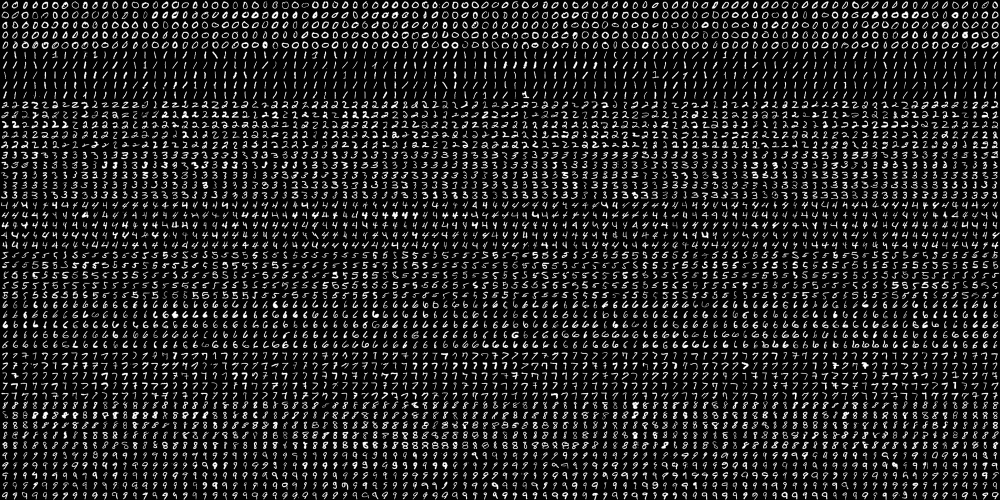
#> input picture src/lab7/Lab7_ML/digits.png, 2000 x 1000 px, found by its file name (shown at 1/2 size)
$ python lab7_1.py
#> lines starting #> are read from the running program, lines starting #| are printed output that depends on the picture
# Import required packages:
import cv2
import numpy as np
from sklearn.metrics import ConfusionMatrixDisplay
import matplotlib.pyplot as plt

def deskew(img):
	"""Pre-processing of the images"""
	m = cv2.moments(img)
	if abs(m['mu02']) < 1e-2:
		return img.copy()
	skew = m['mu11'] / m['mu02']
	M = np.float32([[1, skew, -0.5 * SIZE_IMAGE * skew], [0, 1, 0]])
	img = cv2.warpAffine(img, M, (SIZE_IMAGE, SIZE_IMAGE), flags=cv2.WARP_INVERSE_MAP | cv2.INTER_LINEAR)
	return img

def svm_init(C=12.5, gamma=0.50625):
	"""Creates empty model and assigns main parameters"""
	model = cv2.ml.SVM_create()
	model.setGamma(gamma)
	model.setC(C)
	model.setKernel(cv2.ml.SVM_RBF)
	model.setType(cv2.ml.SVM_C_SVC)
	model.setTermCriteria((cv2.TERM_CRITERIA_MAX_ITER, 100, 1e-6))
	return model

def svm_train(model, samples, responses):
	"""Trains the model using the samples and the responses"""
	model.train(samples, cv2.ml.ROW_SAMPLE, responses)
	return model

def load_digits_and_labels(big_image):
	""" Returns all the digits from the 'big' image and creates the corresponding labels for each image"""
#> called with big_image = 'src/lab7/Lab7_ML/digits.png'
	# Load the 'big' image containing all the digits:
	digits_img = cv2.imread(big_image, 0)
#> digits_img is the input picture: shape (1000, 2000); min 0, max 255, mean 33.8

	# Get all the digit images from the 'big' image:
	number_rows = digits_img.shape[1] / SIZE_IMAGE
#> number_rows = 100
	rows = np.vsplit(digits_img, digits_img.shape[0] / SIZE_IMAGE)
#> rows = 50 items

	digits = []
	for row in rows:
		row_cells = np.hsplit(row, number_rows)
		for digit in row_cells:
			digits.append(digit)
#> this loop made 50 passes
#> after the loop, digits = 5000 items
	digits = np.array(digits)

	# Create the labels for each image:
	labels = np.repeat(np.arange(NUMBER_CLASSES), len(digits) / NUMBER_CLASSES)
#> labels = 5000 values from 0 to 9
	return digits, labels

def plot_confusion_matrices(model, X_train, y_train, X_test, y_test):
	"""Plot confusion matrices for both training and testing data"""

	# Get predictions for training and testing data
	y_train_pred = model.predict(X_train)[1].ravel()
	y_test_pred = model.predict(X_test)[1].ravel()

	# Create figure with two subplots
	fig, (ax1, ax2) = plt.subplots(1, 2, figsize=(15, 6))

	# Plot training confusion matrix
	ConfusionMatrixDisplay.from_predictions(
		y_train,
		y_train_pred,
		ax=ax1,
		cmap='Blues',
		normalize='true',
		display_labels=range(10)
	)
	ax1.set_title('Matriz de Confusión (Training)')

	# Plot testing confusion matrix
	ConfusionMatrixDisplay.from_predictions(
		y_test,
		y_test_pred,
		ax=ax2,
		cmap='Blues',
		normalize='true',
		display_labels=range(10)
	)
	ax2.set_title('Matriz de Confusión (Testing)')

	plt.tight_layout()
	plt.savefig("src/lab7/out/lab7_1.1.pdf")
	plt.show()

# Constants:
SIZE_IMAGE = 20
NUMBER_CLASSES = 10

# Load and prepare data
digits, labels = load_digits_and_labels('src/lab7/Lab7_ML/digits.png')
#> labels = 5000 values from 0 to 9

# Shuffle data
rand = np.random.RandomState(1234)
shuffle = rand.permutation(len(digits))
#> shuffle = 5000 values, max 4999 at index 2969, min 0 at index 1989, mean 2499.5
digits, labels = digits[shuffle], labels[shuffle]
#> labels = 5000 values, max 9 at index 6, min 0 at index 9, mean 4.5

# HoG feature descriptor
hog = cv2.HOGDescriptor((SIZE_IMAGE, SIZE_IMAGE), (8, 8), (4, 4), (8, 8), 9, 1, -1, 0, 0.2, 1, 64, True)

# Compute descriptors
hog_descriptors = []
for img in digits:
	img_deskewed = deskew(img)
	hog_descriptors.append(hog.compute(img_deskewed))
#> this loop made 5000 passes
#> (skew in deskew, M in deskew) on passes 1 to 3: (-0.0462, [[1, -0.0462, 0.462], [0, 1, 0]]), (-0.605, [[1, -0.605, 6.05], [0, 1, 0]]), (0.398, [[1, 0.398, -3.98], [0, 1, 0]])
#> pass 1, in deskew, `img = cv2.warpAffine(img, M, (SIZE_IMAGE, SIZE_IMAGE), flags=cv2.WARP_..`:
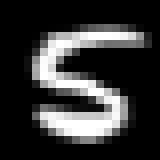
#> img: shape (20, 20) (shown 8 times larger); min 0, max 255, mean 53.7
#> pass 2, in deskew (call 2), `img = cv2.warpAffine(img, M, (SIZE_IMAGE, SIZE_IMAGE), flags=cv2.WARP_..`:
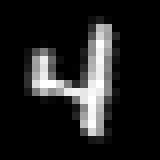
#> img: shape (20, 20) (shown 8 times larger); min 0, max 255, mean 32.8
#> pass 3, in deskew (call 3), `img = cv2.warpAffine(img, M, (SIZE_IMAGE, SIZE_IMAGE), flags=cv2.WARP_..`:
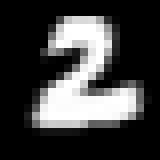
#> img: shape (20, 20) (shown 8 times larger); min 0, max 255, mean 63.8
#> after the loop:
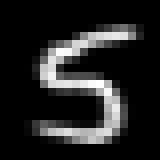
#> img_deskewed: shape (20, 20) (shown 8 times larger); min 0, max 255, mean 34.9
#> after the loop, hog_descriptors = 5000 items
hog_descriptors = np.squeeze(hog_descriptors)

# Split data
partition = int(0.5 * len(hog_descriptors))
#> partition = 2500
hog_descriptors_train, hog_descriptors_test = np.split(hog_descriptors, [partition])
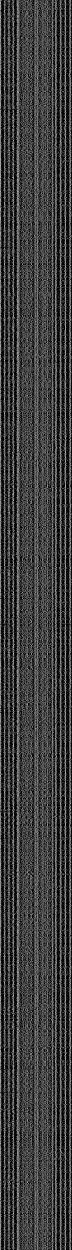
#> hog_descriptors_train: shape (2500, 144) float32 (shown at 1/2 size); min 0, max 0.995, mean 0.244
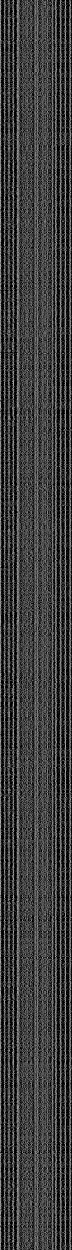
#> hog_descriptors_test: shape (2500, 144) float32 (shown at 1/2 size); min 0, max 0.995, mean 0.244
labels_train, labels_test = np.split(labels, [partition])
#> labels_train = 2500 values, max 9 at index 6, min 0 at index 9, mean 4.48; labels_test = 2500 values, max 9 at index 1, min 0 at index 4, mean 4.52

# Train model
model = svm_init(C=12.5, gamma=0.50625)
svm_train(model, hog_descriptors_train, labels_train)

# Generate and plot confusion matrices
plot_confusion_matrices(model, hog_descriptors_train, labels_train, hog_descriptors_test, labels_test)
#> in plot_confusion_matrices, `y_train_pred = model.predict(X_train)[1].ravel()`: y_train_pred has the same summary as labels_train outside plot_confusion_matrices
#> in plot_confusion_matrices, `y_test_pred = model.predict(X_test)[1].ravel()`: y_test_pred = 2500 values, max 9 at index 1, min 0 at index 4, mean 4.5
#> in plot_confusion_matrices, `plt.savefig("src/lab7/out/lab7_1.1.pdf")`:
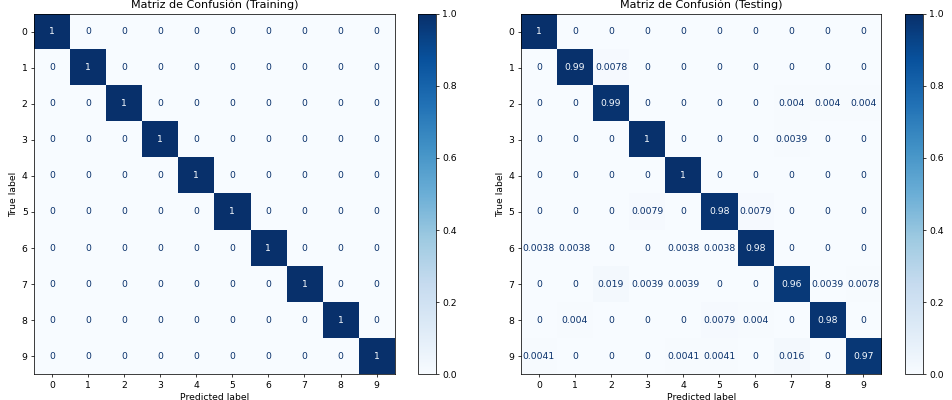
#> figure drawn by matplotlib, 4 panels
